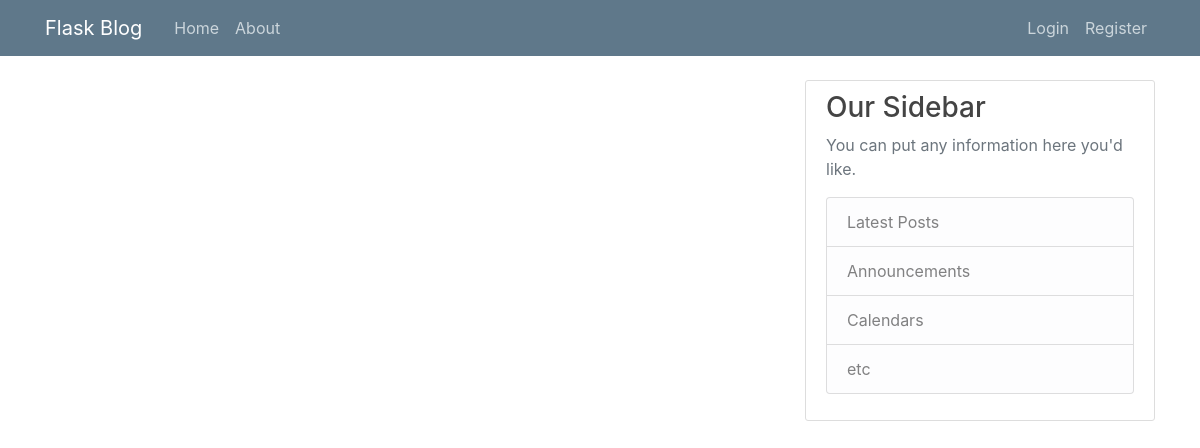
Page /home on the earlier database version.
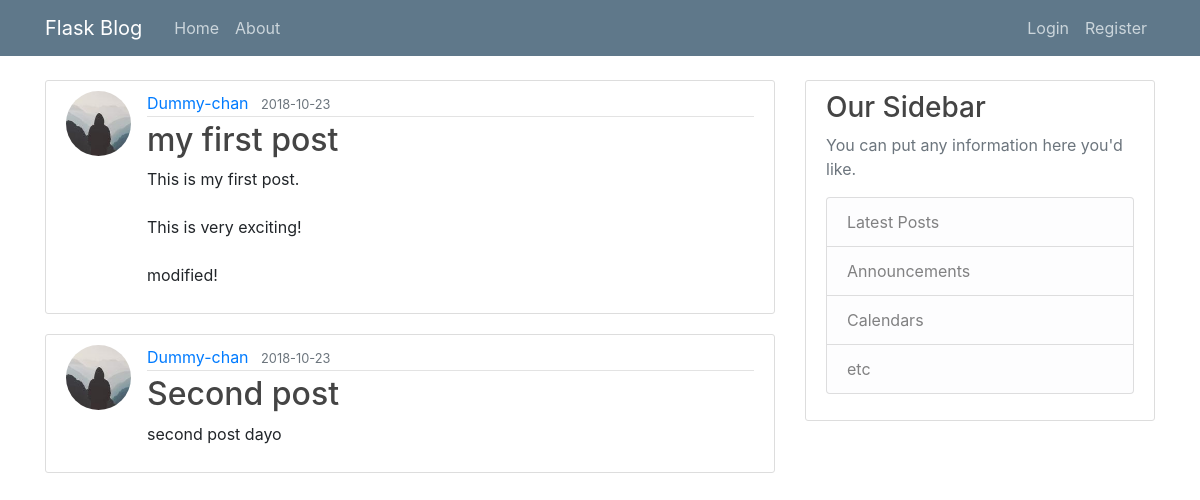
Same page on the later database version.
### flaskblog/models.py (models this page shows, shortened)
class Post(db.Model):
    id = db.Column(db.Integer, primary_key=True)
    title = db.Column(db.String(100), nullable=False)
    date_posted = db.Column(db.DateTime, nullable=False, default=datetime.utcnow)
    content = db.Column(db.Text, nullable=False)
    user_id = db.Column(db.Integer, db.ForeignKey('user.id'), nullable=False)

class User(db.Model, UserMixin):
    id = db.Column(db.Integer, primary_key=True)
    username = db.Column(db.String(20), unique=True, nullable=False)
    email = db.Column(db.String(120), unique=True, nullable=False)
    image_file = db.Column(db.String(20), nullable=False, default='default.jpg')
    password = db.Column(db.String(60), nullable=False)
    posts = db.relationship('Post', backref='author', lazy=True)

### flaskblog/routes.py (the view)
@app.route("/")
@app.route("/home")
def home():
    posts = Post.query.all()
    return render_template('home.html', posts=posts)

### flaskblog/templates/home.html
{% extends "layout.html" %}
{% block content %}
    {% for post in posts %}
        <article class="media content-section">
          <img class="rounded-circle article-img" src="{{ url_for('static', filename='profile_pics/' + post.author.image_file)}}">
          <div class="media-body">
            <div class="article-metadata">
              <a class="mr-2" href="#">{{ post.author.username }}</a>
              <small class="text-muted">{{ post.date_posted.strftime('%Y-%m-%d') }}</small>
            </div>
            <h2><a class="article-title" href="{{ url_for('post', post_id=post.id) }}">{{ post.title }}</a></h2>
            <p class="article-content">{{ post.content }}</p>
          </div>
        </article>
    {% endfor %}
{% endblock content %}

### flaskblog/templates/layout.html (shortened to what this page needs)
<!DOCTYPE html>
<html>
<head>
    <link rel="stylesheet" href="https://maxcdn.bootstrapcdn.com/bootstrap/4.0.0/css/bootstrap.min.css">
    <link rel="stylesheet" type="text/css" href="{{ url_for('static', filename='main.css') }}">
</head>
<body>
    <header class="site-header">
      <nav class="navbar navbar-expand-md navbar-dark bg-steel fixed-top">
        <div class="container">
          <a class="navbar-brand mr-4" href="/">Flask Blog</a>
          <div class="collapse navbar-collapse" id="navbarToggle">
            <div class="navbar-nav mr-auto">
              <a class="nav-item nav-link" href="{{ url_for('home')}}">Home</a>
              <a class="nav-item nav-link" href="{{ url_for('about')}}">About</a>
            </div>
            <div class="navbar-nav">
              {% if current_user.is_authenticated %}
              <a class="nav-item nav-link" href="{{ url_for('new_post')}}">New Post</a>
              <a class="nav-item nav-link" href="{{ url_for('account')}}">Account</a>
              <a class="nav-item nav-link" href="{{ url_for('logout')}}">Logout</a>
              {% else %}
              <a class="nav-item nav-link" href="{{ url_for('login')}}">Login</a>
              <a class="nav-item nav-link" href="{{ url_for('register')}}">Register</a>
              {% endif %}
            </div>
          </div>
        </div>
      </nav>
    </header>
    <main role="main" class="container">
      <div class="row">
        <div class="col-md-8">
          {% block content %}{% endblock %}
        </div>
        <div class="col-md-4">
          <div class="content-section">
            <h3>Our Sidebar</h3>
            <p class='text-muted'>You can put any information here you'd like.
              <ul class="list-group">
                <li class="list-group-item list-group-item-light">Latest Posts</li>
                <li class="list-group-item list-group-item-light">Announcements</li>
                <li class="list-group-item list-group-item-light">Calendars</li>
                <li class="list-group-item list-group-item-light">etc</li>
              </ul>
            </p>
          </div>
        </div>
      </div>
    </main>
</body>
</html>

### flaskblog/static/main.css (style rules this page uses)
body { background: #111111 color: #333333; margin-top: 5rem; }
h1, h2, h3, h4, h5, h6 { color: #444444; }
.bg-steel { background-color: #5f788a; }
.site-header .navbar-nav .nav-link { color: #cbd5db; }
.content-section { background: #ffffff; padding: 10px 20px; border: 1px solid #dddddd; border-radius: 3px; margin-bottom: 20px; }
.article-title { color: #444444; }
.article-content { white-space: pre-line; }
.article-img { height: 65px; width: 65px; margin-right: 16px; }
.article-metadata { padding-bottom: 1px; margin-bottom: 4px; border-bottom: 1px solid #e3e3e3 }

Differences in the rows shown:
added Post: image_file (picture), author.username "Dummy-chan", date_posted "2018-10-23", title "my first post", content "This is my first post. This is very exciting! modified!"
added Post: image_file (picture), author.username "Dummy-chan", date_posted "2018-10-23", title "Second post", content "second post dayo"
